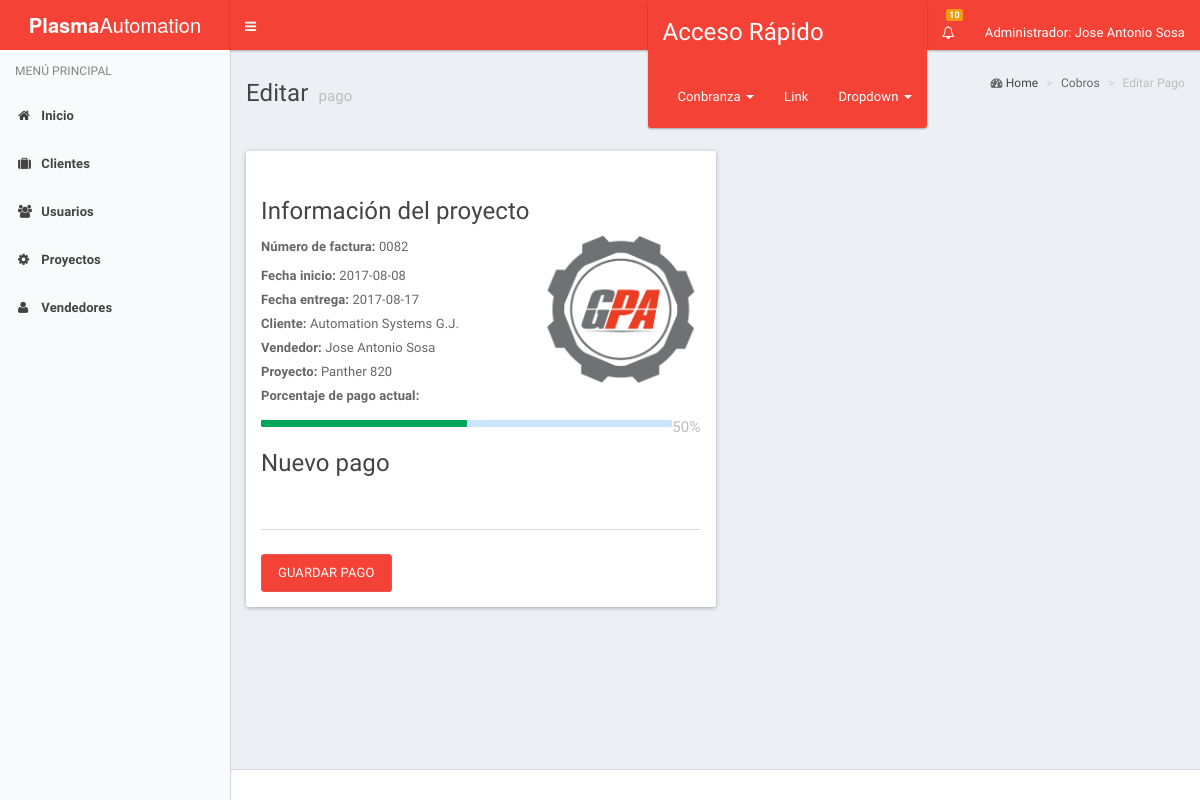
The app's page /cobranzaAdmin/cobros.php?pago_proyecto_id=41 (signed in) with its own data.
### tables this page shows
CREATE TABLE IF NOT EXISTS `proforma` (
  `id_proforma` int(11) NOT NULL,
  `no_factura` int(4) NOT NULL,
  `fecha_inicio` date NOT NULL,
  `id_cliente` int(4) NOT NULL,
  `id_vendedor` int(4) NOT NULL,
  `fecha_entrega` date NOT NULL,
  `id_proyecto` int(4) NOT NULL,
  `descripcion` text NOT NULL,
  `estatus` int(11) NOT NULL
);

CREATE TABLE IF NOT EXISTS `cliente` (
  `No_Cliente` int(10) NOT NULL,
  `nu_cliente` int(11) NOT NULL,
  `nombre` varchar(25) NOT NULL,
  `domicilio` varchar(70) NOT NULL,
  `id_estado` int(2) NOT NULL,
  `id_municipio` varchar(25) NOT NULL,
  `rfc` varchar(15) NOT NULL,
  `correo` varchar(30) NOT NULL,
  `telefono` int(15) NOT NULL,
  `c_p` int(8) NOT NULL
);

CREATE TABLE IF NOT EXISTS `vendedor` (
  `id_vendedor` int(1) NOT NULL,
  `nombre` varchar(50) NOT NULL,
  `id_sucursal` int(1) NOT NULL,
  `correo` varchar(25) NOT NULL,
  `telefono` int(12) NOT NULL
);

CREATE TABLE IF NOT EXISTS `proyecto` (
  `id` int(11) NOT NULL,
  `no_serie` varchar(8) NOT NULL,
  `marca` varchar(20) NOT NULL,
  `modelo` varchar(30) NOT NULL
);

CREATE TABLE IF NOT EXISTS `cobro` (
  `id_cobro` int(11) NOT NULL,
  `porcentaje` int(3) NOT NULL,
  `id_proforma` int(11) NOT NULL,
  `estatus` int(11) NOT NULL
);

### cobranzaAdmin/cambiar_pago.php (the view, shortened to what this page needs)
<!DOCTYPE html>
<html lang="es">
  <head>
    <link rel="stylesheet" href="../assets/bootstrap/css/bootstrap.min.css">
    <link rel="stylesheet" href="../assets/css/font-awesome.min.css">
    <link rel="stylesheet" href="../assets/css/ionicons.min.css">
    <link rel="stylesheet" href="../assets/dist/css/AdminLTE.css">
    <link rel="stylesheet" href="../assets/dist/css/skins/_all-skins.css">
    <link rel="stylesheet" href="../assets/plugins/select2/select2.min.css">
    <link href="../assets/plugins/pnotify/css/pnotify.custom.min.css" rel="stylesheet">
  </head>
  <body class="hold-transition skin-blue-light sidebar-mini">
    <div class="wrapper">
      <?php
        include('header.php');
      ?>
      <?php
        include('menu.php');
      ?>
      <div class="content-wrapper" id="content">
              <section class="content-header">
                <ol class="breadcrumb">
                   <i class="fa fa-dashboard"></i>
                    <li><a href="">Home</a></li>
                    <li>Cobros</li>
                    <li class="active">Editar Pago</li>
                </ol>
              </section>
        <section class="content-header">
          <h1>
            Editar
            <small> pago</small>
          </h1>
        </section>
<section class="content">
        <div>
          <div class="col-lg-6">
             <div class="row">
              <div class="panel">
                <div class="panel-heading"></div>
                <div class="panel-body">
                  <form method="post" action="cobros.php" enctype="multipart/form-data" id="form">
                    <div class="form-group">
                  <h4>Información del proyecto</h4>
                  <img class="img-responsive pull-right" width="160" src="../assets/img/gpa.png" alt="Grupo Plasma Automation">
                      <label for="no_serie"><b>Número de factura: </b></label>
                        <?php echo "00".$proyecto['no_factura']."<br>";
                         echo "<b>Fecha inicio:</b> ".$proyecto['fecha_inicio']."<br>";
                         echo "<b>Fecha entrega: </b>".$proyecto['fecha_entrega']."<br>";
                         echo "<b>Cliente: </b>".$proyecto['nombre']."<br>";
                         echo "<b>Vendedor: </b>".$proyecto['vendedor']."<br>";
                         echo "<b>Proyecto: </b>".$proyecto['modelo']."<br>";
                         echo "<b>Porcentaje de pago actual: </b><br><td><h5><small class='pull-right'>".$proyecto['porcentaje'].'%'."</small></h5><div class='progress xs'><div class='progress-bar progress-bar-green' style='width:".$proyecto['porcentaje'].'%'."'' role='progress-bar' aria-valuenow='20' aria-valuemin='0' aria-valuemax='100'></div></div></td>";
                      ?>
                    </div>
                    <div class="form-data">
                    <h4><label>Nuevo pago</label></h4>
                      <input type="number" name="porcentaje" class="form-control" required>
                    </div><br>
                    <input type="submit" name="guardar_edicion" value="Guardar Pago" class="btn btn-primary">
                    </form>
                </div>
              </div>
              </div>
            </div>
          </div>
</section>
        <div class="clearfix"></div>
      </div>
      <footer class="main-footer">
      </footer>
    </div>
  </body>
</html>

### records on screen
proforma: no_factura "82", fecha_inicio "2017-08-08", fecha_entrega "2017-08-17", id_cliente.nombre "Automation Systems G.J.", id_vendedor.nombre "Jose Antonio Sosa", id_proyecto.modelo "Panther 820", cobro.porcentaje "50"

### other values on screen
$_SESSION['usuario']['nombre'] "Jose Antonio Sosa"
